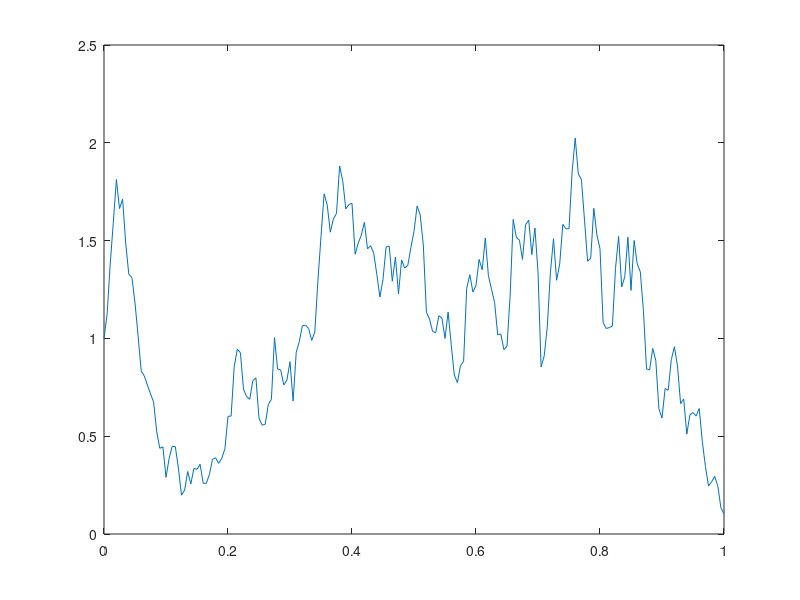

Recreate this plot in MATLAB.
% CIR split-step approximation using euler scheme
%
% dX(t) = (a + b * X(t)) dt + sigma * sqrt(X(t)) dW(t)
% split into:
% dY(t) = a * dt + sigma * sqrt(Y(t)) dW(t)  sampled from chi_d(lambda)
% dZ(t) = b * Z(t) * dt  solved exactly/with deterministic euler

% equation parameters
a = 1;
b = 1;
sigma = 2;

t0 = 0;
T = 1;
x0 = 1;

% setting up
n = 200;
dt = T / n;
t = linspace(t0, t0+T, n+1);
z = zeros(1,n+1);
z(1) = x0;
y = x0;

% solving
d = 4 * a / sigma^2;

for k=1:n
    lambda = 4 * z(k) / (sigma^2 * dt);
    y = 0.25 * sigma^2 * dt * ncx2rnd(d, lambda);
    z(k+1) = y + dt * b * y;
end

plot(t,z);